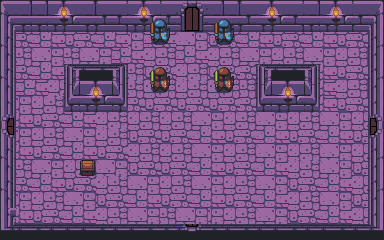

A 2D game scene composited from a Tiled map and its tileset images. What follows is a short description and the map's XML, with each tile layer's data collapsed to a summary:
An orthogonal 24x15 tile map with 16x16 px tiles, 2 tile layers (GroundLayer, ItemLayer).

<map version="1.0" orientation="orthogonal" renderorder="right-down" width="24" height="15" tilewidth="16" tileheight="16">
 <tileset firstgid="1" name="dungeon_1" tilewidth="16" tileheight="16">
  <image source="dungeon_1.png" width="320" height="192" />
 </tileset>
 <layer name="GroundLayer" width="24" height="15">
  <data>[360 cells, 360 non-empty, 52 distinct tile ids]</data>
 </layer>
 <layer name="ItemLayer" width="24" height="15">
  <data>[360 cells, 17 non-empty, 9 distinct tile ids]</data>
 </layer>
</map>
